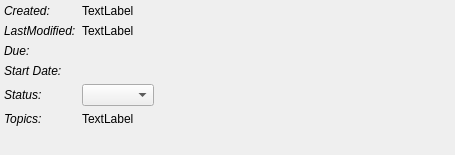
<?xml version="1.0" encoding="UTF-8"?>
<ui version="4.0">
 <class>properties</class>
 <widget class="QWidget" name="properties">
  <property name="geometry">
   <rect>
    <x>0</x>
    <y>0</y>
    <width>455</width>
    <height>155</height>
   </rect>
  </property>
  <property name="windowTitle">
   <string>Form</string>
  </property>
  <property name="autoFillBackground">
   <bool>false</bool>
  </property>
  <layout class="QFormLayout" name="formLayout">
   <property name="fieldGrowthPolicy">
    <enum>QFormLayout::ExpandingFieldsGrow</enum>
   </property>
   <property name="margin">
    <number>4</number>
   </property>
   <item row="0" column="0">
    <widget class="QLabel" name="label_4">
     <property name="font">
      <font>
       <italic>true</italic>
      </font>
     </property>
     <property name="text">
      <string>Created:</string>
     </property>
    </widget>
   </item>
   <item row="0" column="1">
    <widget class="QLabel" name="creationTime">
     <property name="text">
      <string>TextLabel</string>
     </property>
    </widget>
   </item>
   <item row="1" column="0">
    <widget class="QLabel" name="label_5">
     <property name="font">
      <font>
       <italic>true</italic>
      </font>
     </property>
     <property name="text">
      <string>LastModified:</string>
     </property>
    </widget>
   </item>
   <item row="1" column="1">
    <widget class="QLabel" name="lastModifiedTime">
     <property name="text">
      <string>TextLabel</string>
     </property>
    </widget>
   </item>
   <item row="2" column="0">
    <widget class="QLabel" name="lb_dueDate">
     <property name="font">
      <font>
       <italic>true</italic>
      </font>
     </property>
     <property name="text">
      <string>Due:</string>
     </property>
    </widget>
   </item>
   <item row="2" column="1">
    <widget class="CheckableEditableDate" name="editableDueDate" native="true">
     <property name="minimumSize">
      <size>
       <width>20</width>
       <height>0</height>
      </size>
     </property>
    </widget>
   </item>
   <item row="3" column="0">
    <widget class="QLabel" name="lb_eventDate">
     <property name="font">
      <font>
       <italic>true</italic>
      </font>
     </property>
     <property name="text">
      <string>Start Date:</string>
     </property>
    </widget>
   </item>
   <item row="3" column="1">
    <widget class="EditableDate" name="editableEventDate" native="true">
     <property name="minimumSize">
      <size>
       <width>20</width>
       <height>0</height>
      </size>
     </property>
    </widget>
   </item>
   <item row="4" column="0">
    <widget class="QLabel" name="lb_status">
     <property name="font">
      <font>
       <italic>true</italic>
      </font>
     </property>
     <property name="text">
      <string>Status:</string>
     </property>
    </widget>
   </item>
   <item row="4" column="1">
    <widget class="QComboBox" name="cB_status"/>
   </item>
   <item row="5" column="0">
    <widget class="QLabel" name="label_6">
     <property name="font">
      <font>
       <italic>true</italic>
      </font>
     </property>
     <property name="text">
      <string>Topics:</string>
     </property>
    </widget>
   </item>
   <item row="5" column="1">
    <widget class="QLabel" name="topics">
     <property name="text">
      <string>TextLabel</string>
     </property>
    </widget>
   </item>
  </layout>
 </widget>
 <customwidgets>
  <customwidget>
   <class>EditableDate</class>
   <extends>QWidget</extends>
   <header>editablewidget.h</header>
   <container>1</container>
  </customwidget>
  <customwidget>
   <class>CheckableEditableDate</class>
   <extends>QWidget</extends>
   <header>editablewidget.h</header>
   <container>1</container>
  </customwidget>
 </customwidgets>
 <resources/>
 <connections/>
</ui>
